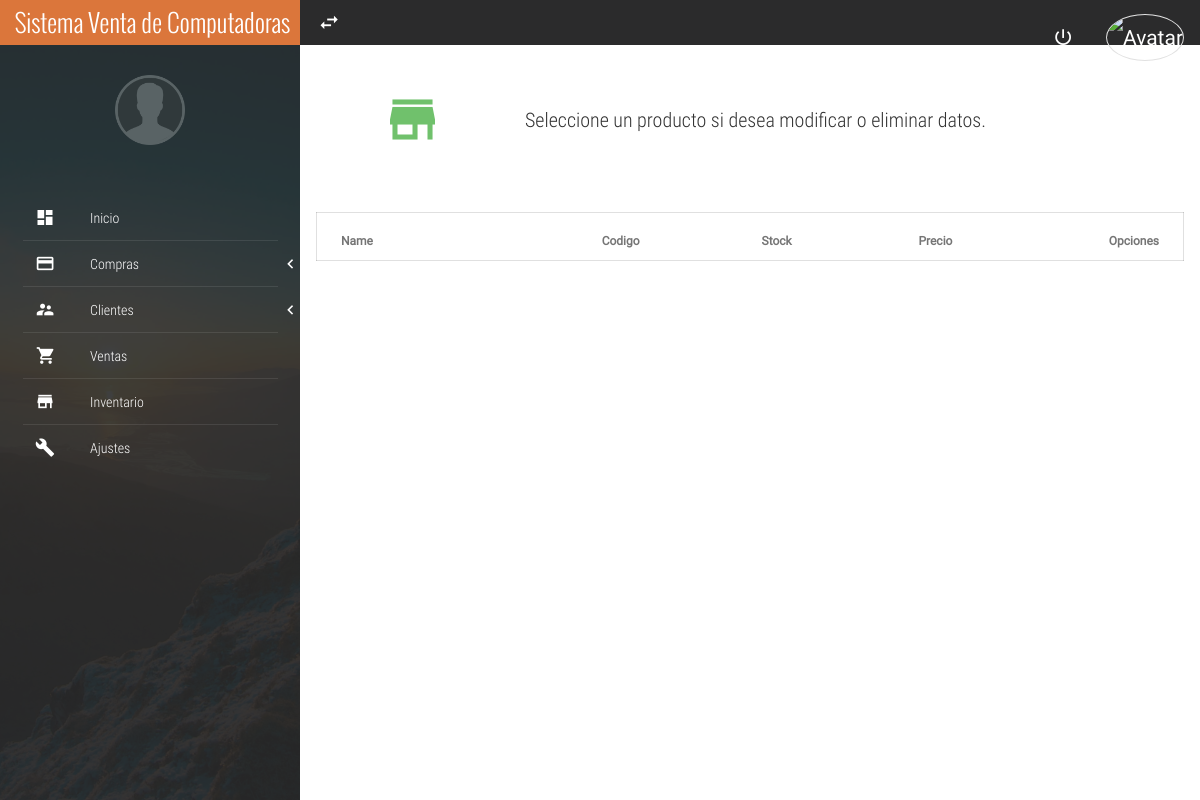
Before: /inventario/ with the older database file.
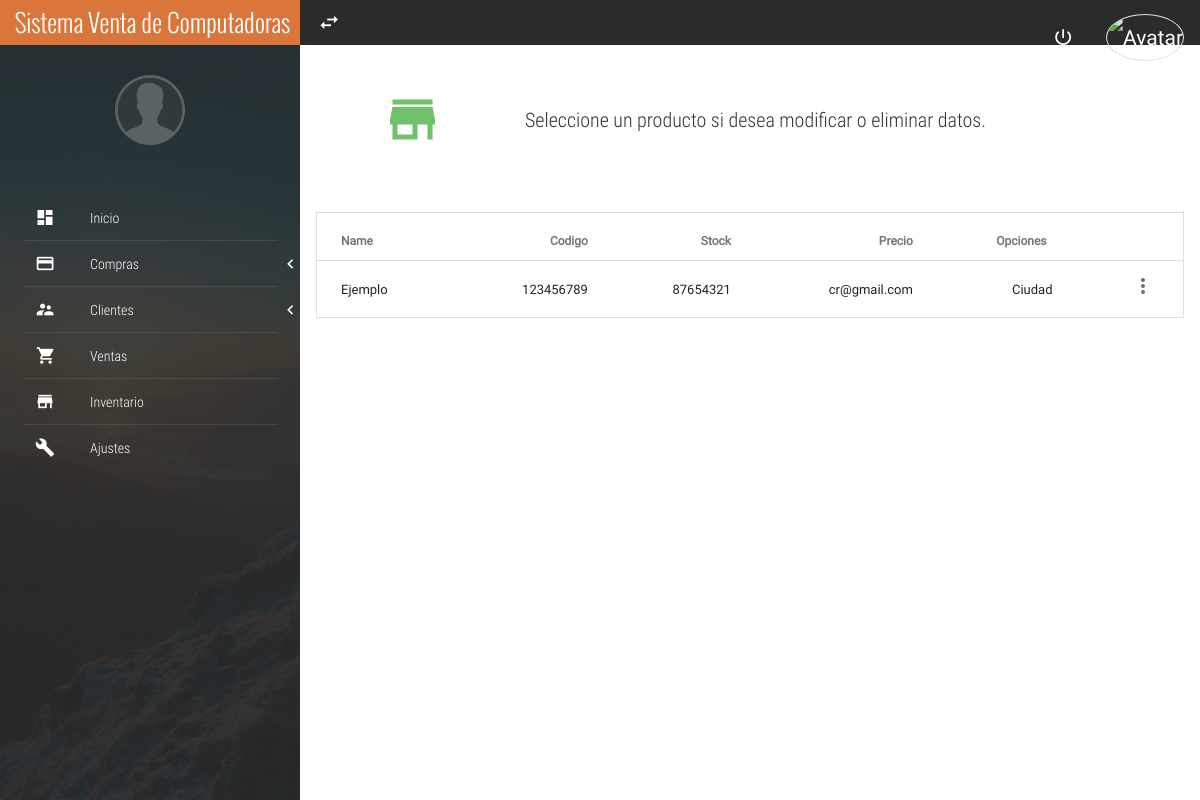
After: the same page with the newer database file.
### TiendaEquipo/models.py (models this page shows, shortened)
class Proveedor(models.Model):
    nombre = models.CharField(max_length=25, unique=True)
    direccion = models.CharField(max_length=45)
    telefono = models.IntegerField()
    correo = models.EmailField()
    nit = models.CharField(max_length=9)

### TiendaEquipo/views.py (the view)
# urls.py: path('inventario/', inventario, name="inventario"),
def inventario(request):
    productos = Proveedor.objects.all()
    return render(request, "TiendaEquipo/inventario.html", {'productos': productos})

### TiendaEquipo/templates/TiendaEquipo/inventario.html (shortened to what this page needs)
{% extends 'TiendaEquipo/base.html' %}
{% load static %}
{% block contenido %}
<section class="full-width header-well">
    <div class="full-width header-well-icon">
        <i class="zmdi zmdi-store"></i>
    </div>
    <div class="full-width header-well-text">
        <p class="text-condensedLight">
            Seleccione un producto si desea modificar o eliminar datos.
        </p>
    </div>
</section>
<div class="full-width divider-menu-h"></div>
<div class="mdl-grid">
    <div class="mdl-cell mdl-cell--4-col-phone mdl-cell--8-col-tablet mdl-cell--12-col-desktop">
        <div class="table-responsive">
            <table class="mdl-data-table mdl-js-data-table mdl-shadow--2dp full-width table-responsive">
                <thead>
                    <tr>
                        <th class="mdl-data-table__cell--non-numeric">Name</th>
                        <th>Codigo</th>
                        <th>Stock</th>
                        <th>Precio</th>
                        <th>Opciones</th>
                    </tr>
                </thead>
                <tbody>
                    {% for producto in productos %}
                        <tr>
                            <td class="mdl-data-table__cell--non-numeric">{{ producto.nombre }}</td>
                            <td>{{ producto.nit }}</td>
                            <td>{{ producto.telefono }}</td>
                            <td>{{ producto.correo }}</td>
                            <td>{{ producto.direccion }}</td>
                            <td> <div class="mdl-button mdl-js-button mdl-button--icon" id="{{ producto.id }}"><i class="zmdi zmdi-more-vert"></i></div>
                            </td>
                        </tr>
                    {% endfor %}
                </tbody>
            </table>
        </div>
    </div>
</div>
{% endblock %}

Changed rows visible on the page:
added Proveedor: nombre "Ejemplo", nit "123456789", telefono "87654321", correo "cr@gmail.com", direccion "Ciudad"
